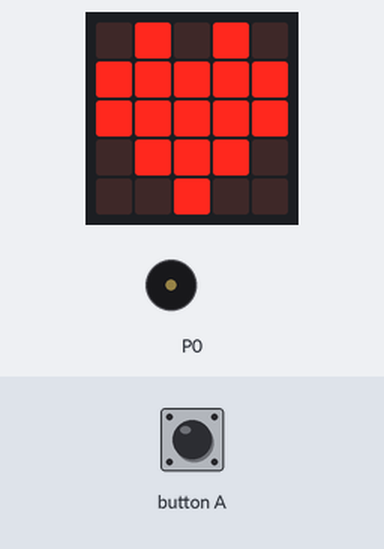
Simulated run of this program. Board: BBC micro:bit (MakeCode). On the bench: the board's 5×5 LED display, buzzer (waves = sounding). The inputs (shaded band) are chosen by the test bench.

Above: at 1.5 s.
At 5.0 s:
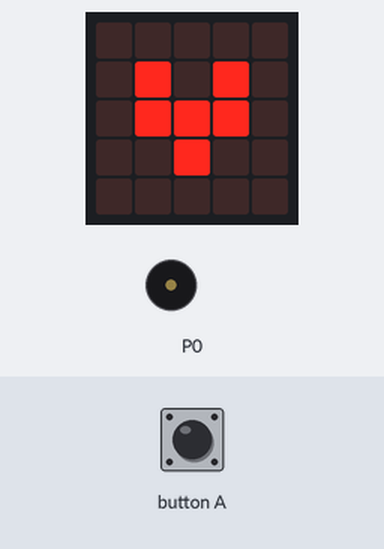
6.9 s: button A pressed for 0.15 s
At 12.7 s:
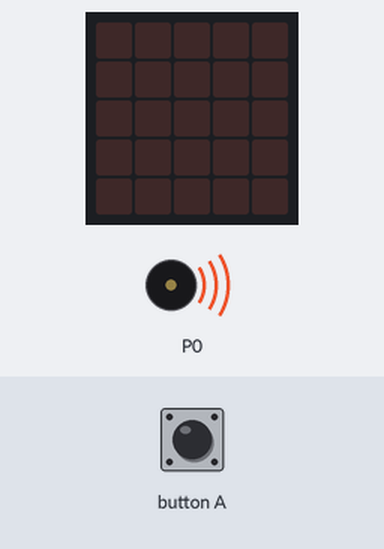
Timing chart, 0 to 13.6 s (numbered marks = the images above; inputs shaded):
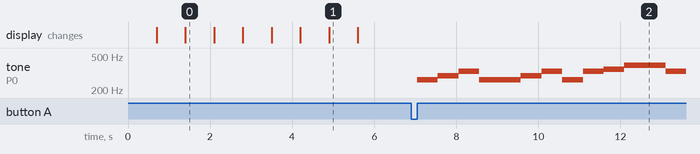

Measured:
- after the input at 6.9 s, tone on P0: plays 262 Hz for 0.51 s, 294 Hz for 0.51 s, 330 Hz for 0.51 s, 262 Hz for 1.0 s, 294 Hz for 0.51 s, 330 Hz for 0.51 s … (11 notes in this stretch), starting after 0.15 s
- what the display in image 0 shows lasts 0.7 s, from 1.4 s to 2.1 s

The program:

main.ts
```typescript
input.onGesture(Gesture.Shake, function () {
    music.playMelody("C D E C C D E C ", 120)
})
input.onButtonPressed(Button.A, function () {
    for (let index = 0; index < 2; index++) {
        music.playTone(262, music.beat(BeatFraction.Whole))
        music.playTone(294, music.beat(BeatFraction.Whole))
        music.playTone(330, music.beat(BeatFraction.Whole))
        music.playTone(262, music.beat(BeatFraction.Whole))
    }
    for (let index = 0; index < 2; index++) {
        music.playTone(330, music.beat(BeatFraction.Whole))
        music.playTone(349, music.beat(BeatFraction.Whole))
        music.playTone(392, music.beat(BeatFraction.Double))
    }
})
for (let index = 0; index < 4; index++) {
    basic.showIcon(IconNames.Heart)
    basic.pause(100)
    basic.showIcon(IconNames.SmallHeart)
    basic.pause(100)
}
basic.clearScreen()
```

test.ts
```typescript
// test ender her, dette bliver ikke kompileret, når denne pakke bruges som en udvidelse.
```
